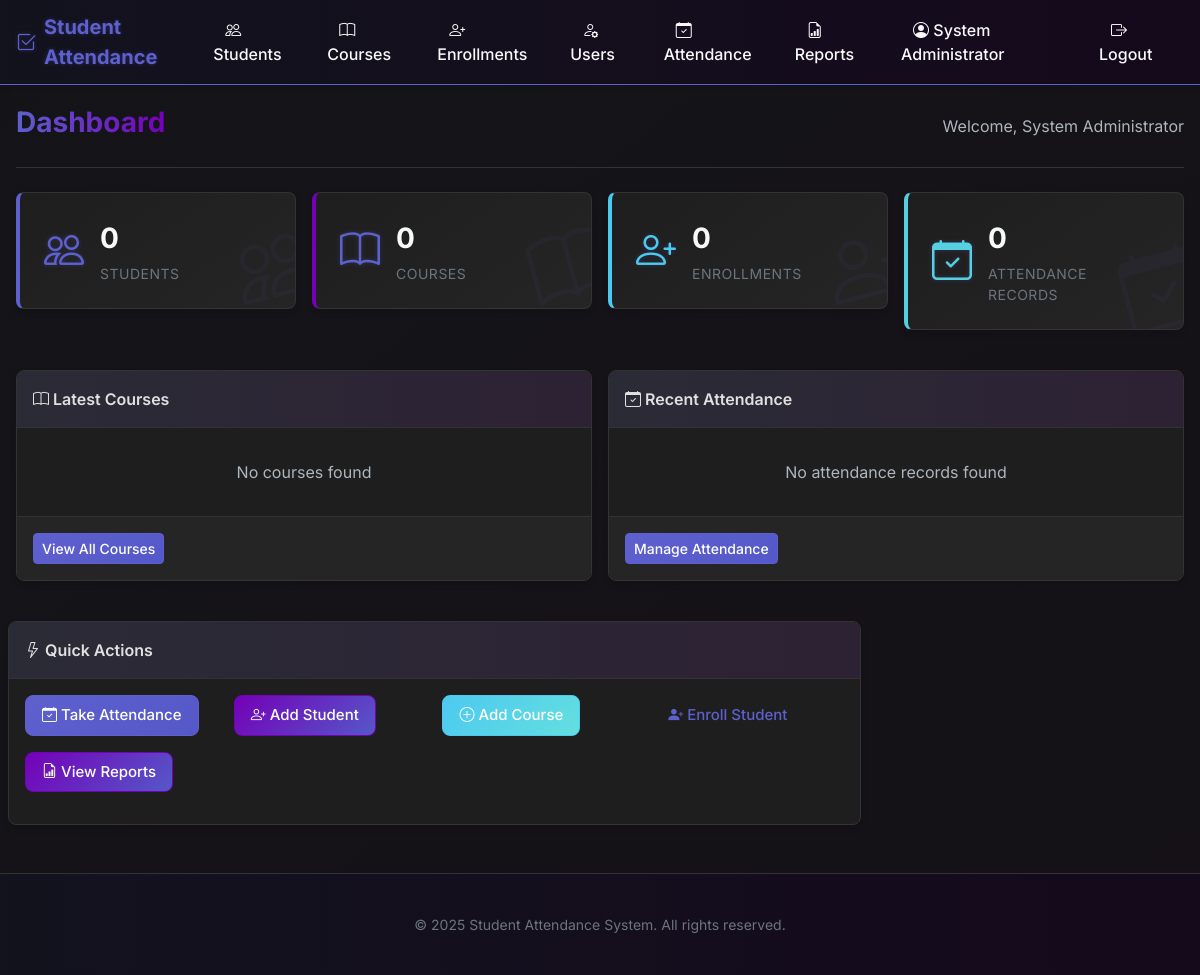
The page /dashboard (signed in) on the database as committed earlier.
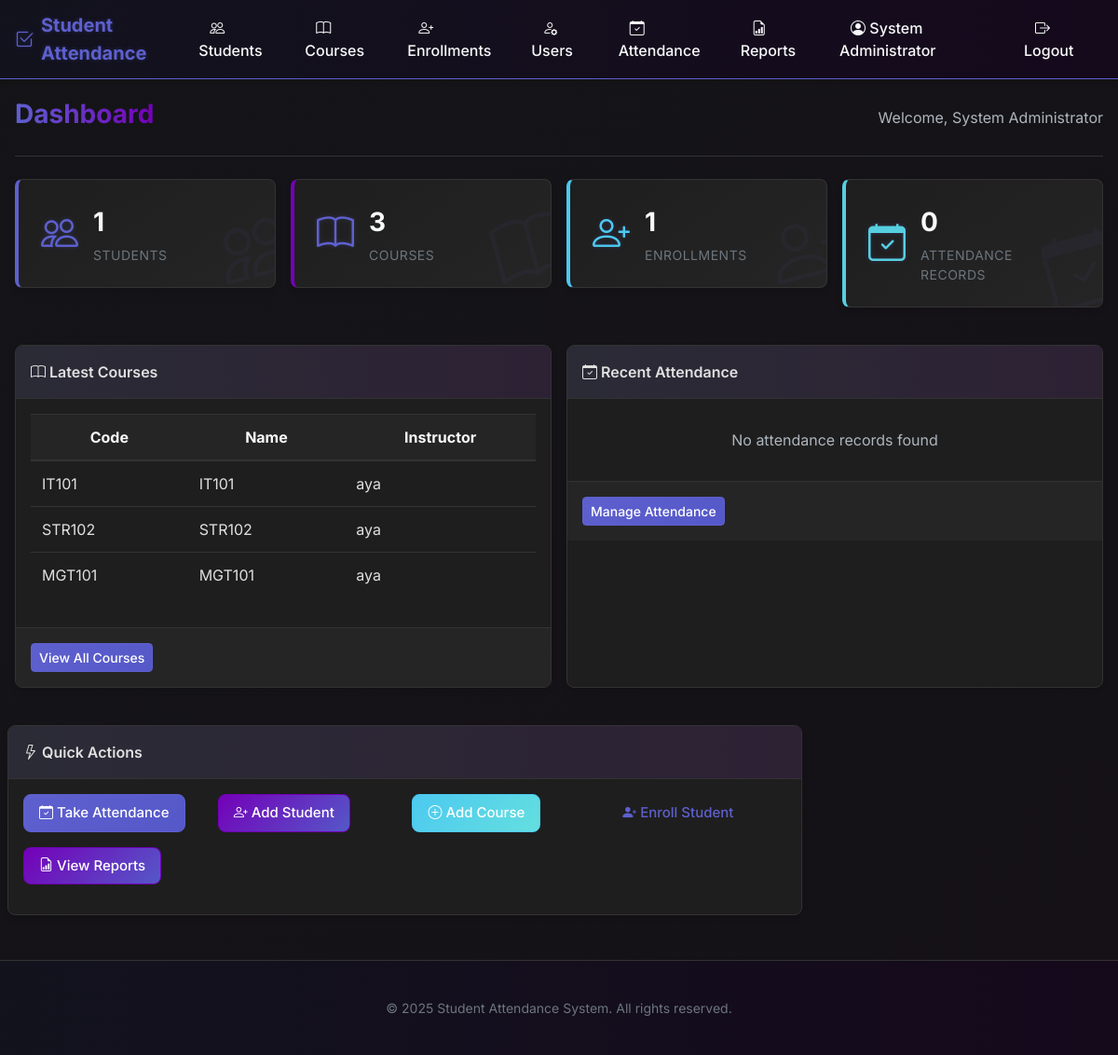
The same page on the database as committed later.
### tables this page shows
CREATE TABLE courses (
        id INTEGER PRIMARY KEY AUTOINCREMENT,
        course_code TEXT UNIQUE NOT NULL,
        course_name TEXT NOT NULL,
        instructor_id INTEGER NOT NULL,
        description TEXT,
        created_at TIMESTAMP DEFAULT CURRENT_TIMESTAMP,
        FOREIGN KEY (instructor_id) REFERENCES users (id)
    );

CREATE TABLE users (
        id INTEGER PRIMARY KEY AUTOINCREMENT,
        username TEXT UNIQUE NOT NULL,
        password TEXT NOT NULL,
        full_name TEXT NOT NULL,
        role TEXT NOT NULL CHECK (role IN ('admin', 'instructor')),
        created_at TIMESTAMP DEFAULT CURRENT_TIMESTAMP
    );

### webapp.py (the view, shortened to what this page needs)
@app.route('/dashboard')
@login_required
def dashboard():
    conn = get_connection()
    cursor = conn.cursor()
    cursor.execute('SELECT COUNT(*) FROM students')
    student_count = cursor.fetchone()[0]
    cursor.execute('SELECT COUNT(*) FROM courses')
    course_count = cursor.fetchone()[0]
    cursor.execute('SELECT COUNT(*) FROM enrollments')
    enrollment_count = cursor.fetchone()[0]
    cursor.execute('SELECT COUNT(*) FROM attendance')
    attendance_count = cursor.fetchone()[0]
    if current_user.role == 'admin':
        cursor.execute('''
        SELECT c.*, u.full_name as instructor_name
        FROM courses c JOIN users u ON c.instructor_id = u.id
        ORDER BY c.created_at DESC LIMIT 5
        ''')
    latest_courses = [dict(course) for course in cursor.fetchall()]
    if current_user.role == 'admin':
        cursor.execute('''
        SELECT a.date, a.status, s.full_name as student_name, c.course_name
        FROM attendance a
        JOIN enrollments e ON a.enrollment_id = e.id
        JOIN students s ON e.student_id = s.id
        JOIN courses c ON e.course_id = c.id
        ORDER BY a.created_at DESC LIMIT 10
        ''')
    latest_attendance = [dict(record) for record in cursor.fetchall()]
    conn.close()
    return render_template('dashboard.html',
                           title='Dashboard',
                           student_count=student_count,
                           course_count=course_count,
                           enrollment_count=enrollment_count,
                           attendance_count=attendance_count,
                           latest_courses=latest_courses,
                           latest_attendance=latest_attendance)

### database.py (called while the page is built)
def get_connection():
    conn = sqlite3.connect('attendance.db')
    conn.row_factory = sqlite3.Row  # This enables column access by name
    return conn

### webapp.py (called while the page is built)
@login_manager.user_loader
def load_user(user_id):
    conn = get_connection()
    cursor = conn.cursor()
    cursor.execute('SELECT * FROM users WHERE id = ?', (user_id,))
    user_data = cursor.fetchone()
    conn.close()
    if user_data:
        return User(user_data)
    return None

@app.context_processor
def inject_now():
    return {'now': datetime.now()}

### templates/dashboard.html (shortened to what the changed rows need)
{% extends "layout.html" %}
{% block content %}
<div class="page-header">
    <h1 class="page-title">Dashboard</h1>
</div>
<div class="row">
    <div class="col-md-6 col-lg-3">
        <div class="stat-card" style="border-left: 4px solid var(--primary);">
            <div class="stat-details">
                <div class="stat-value">{{ student_count }}</div>
                <div class="stat-label">Students</div>
            </div>
        </div>
    </div>
    <div class="col-md-6 col-lg-3">
        <div class="stat-card" style="border-left: 4px solid var(--secondary);">
            <div class="stat-details">
                <div class="stat-value">{{ course_count }}</div>
                <div class="stat-label">Courses</div>
            </div>
        </div>
    </div>
    <div class="col-md-6 col-lg-3">
        <div class="stat-card" style="border-left: 4px solid var(--success);">
            <div class="stat-details">
                <div class="stat-value">{{ enrollment_count }}</div>
                <div class="stat-label">Enrollments</div>
            </div>
        </div>
    </div>
</div>
<div class="row mt-4">
    <div class="col-md-6">
        <div class="card">
            <div class="card-body">
                {% if latest_courses %}
                <div class="table-responsive">
                    <table class="table table-hover">
                        <thead>
                            <tr>
                                <th>Code</th>
                                <th>Name</th>
                                <th>Instructor</th>
                            </tr>
                        </thead>
                        <tbody>
                            {% for course in latest_courses %}
                            <tr>
                                <td>{{ course.course_code }}</td>
                                <td>{{ course.course_name }}</td>
                                <td>{{ course.instructor_name }}</td>
                            </tr>
                            {% endfor %}
                        </tbody>
                    </table>
                </div>
                {% else %}
                <p class="text-muted text-center py-3">No courses found</p>
                {% endif %}
            </div>
        </div>
    </div>
</div>
{% endblock %}

Rows that differ between the two databases and show on the page:
added courses: course_code "IT101", course_name "IT101", instructor_name "aya"
added courses: course_code "STR102", course_name "STR102", instructor_name "aya"
added courses: course_code "MGT101", course_name "MGT101", instructor_name "aya"
Other text that changed with them:
{{ student_count }}: "0" → "1"
{{ course_count }}: "0" → "3"
{{ enrollment_count }}: "0" → "1"
text no longer shown: "No courses found"
text now shown: "Code Name Instructor"
